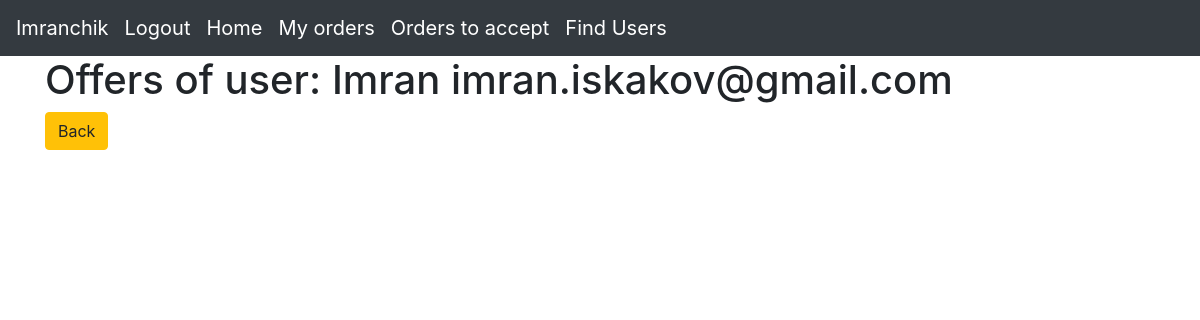
Page /display_offers/1 (signed in) on the committed database.
### data/users.py (models this page shows, shortened)
class User(SqlAlchemyBase, UserMixin):
    __tablename__ = 'users'
    id = sqlalchemy.Column(sqlalchemy.Integer, primary_key=True, autoincrement=True)
    name = sqlalchemy.Column(sqlalchemy.String, nullable=True)
    about = sqlalchemy.Column(sqlalchemy.String, nullable=True)
    email = sqlalchemy.Column(sqlalchemy.String, index=True, unique=True, nullable=True)
    hashed_password = sqlalchemy.Column(sqlalchemy.String, nullable=True)
    created_date = sqlalchemy.Column(sqlalchemy.DateTime, default=datetime.datetime.now)
    offers = orm.relation("Offer", back_populates='user')
    country = sqlalchemy.Column(sqlalchemy.String, nullable=True)
    city = sqlalchemy.Column(sqlalchemy.String, nullable=True)
    district = sqlalchemy.Column(sqlalchemy.String, nullable=True)
    building = sqlalchemy.Column(sqlalchemy.String, nullable=True)

### main.py (the view)
@app.route('/display_offers/<int:user_id>')
@login_required
def display_offers(user_id):
    db_sess = db_session.create_session()
    offers = db_sess.query(Offer).filter(Offer.user_id == user_id, Offer.is_taken == False).all()
    user = db_sess.query(User).filter((User.id == user_id)).first()
    db_sess.commit()
    return render_template("display_offers.html", offers=offers, user=user)

### data/db_session.py (called while the page is built)
def create_session() -> Session:
    global __factory
    return __factory()

### main.py (called while the page is built)
@login_manager.user_loader
def load_user(user_id):
    db_sess = db_session.create_session()
    return db_sess.query(User).get(user_id)

### templates/display_offers.html (shortened to what this page needs)
{% extends "base.html" %}
{% block content %}
    <h1>Offers of user: {{ user.name }} {{ user.email }}</h1>
    <div>
        <a href="/search_user" class="btn btn-warning">Back</a>
    </div>
{% endblock %}

### templates/base.html (shortened to what this page needs)
<!doctype html>
<html lang="en">
<head>
    <link rel="stylesheet"
          href="https://stackpath.bootstrapcdn.com/bootstrap/4.4.1/css/bootstrap.min.css"
>
</head>
<body>
<header>
     <nav class="navbar navbar-expand-lg navbar-dark bg-dark">
      <div class="collapse navbar-collapse" id="navbar">
        <div class="navbar-nav">
          <a class="navbar-brand" href="#">{{current_user.name}}</a>
        {% if current_user.is_authenticated %}
            <a class="navbar-brand" href="/logout">Logout</a>
            <a class="navbar-brand" href="/">Home</a>
            <a class="navbar-brand" href="/my_orders">My orders</a>
            <a class="navbar-brand" href="/orders_to_take">Orders to accept</a>
            <a class="navbar-brand" href="/search_user">Find Users</a>
        {% else %}
            <p>
                <a class="btn btn-primary " href="/register">Sign up</a>
                <a class="btn btn-success" href="/login">Log in</a>
                <a class="btn btn-success" href="/">Main</a>
            </p>
        {% endif %}
        </div>
      </div>
    </nav>
</header>
<main role="main" class="container">
    {% block content %}{% endblock %}
</main>
</body>
</html>

### rows in the picture
User: name "Imranchik"
User: name "Imran", email "imran.iskakov@gmail.com"
